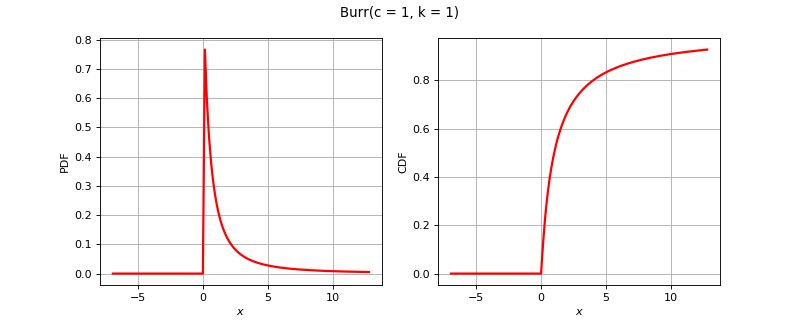

Python code for this plot:
import openturns as ot
from matplotlib import pyplot as plt
from openturns.viewer import View
if ot.Burr().__class__.__name__ == 'ComposedDistribution':
    correlation = ot.CorrelationMatrix(2)
    correlation[1, 0] = 0.25
    aCopula = ot.NormalCopula(correlation)
    marginals = [ot.Normal(1.0, 2.0), ot.Normal(2.0, 3.0)]
    distribution = ot.ComposedDistribution(marginals, aCopula)
elif ot.Burr().__class__.__name__ == 'CumulativeDistributionNetwork':
    distribution = ot.CumulativeDistributionNetwork([ot.Normal(2),ot.Dirichlet([0.5, 1.0, 1.5])], ot.BipartiteGraph([[0,1], [0,1]]))
elif ot.Burr().__class__.__name__ == 'Histogram':
    distribution = ot.Histogram([-1.0, 0.5, 1.0, 2.0], [0.45, 0.4, 0.15])
else:
    distribution = ot.Burr()
dimension = distribution.getDimension()
if dimension == 1:
    distribution.setDescription(['$x$'])
    pdf_graph = distribution.drawPDF()
    cdf_graph = distribution.drawCDF()
    fig = plt.figure(figsize=(10, 4))
    plt.suptitle(str(distribution))
    pdf_axis = fig.add_subplot(121)
    cdf_axis = fig.add_subplot(122)
    View(pdf_graph, figure=fig, axes=[pdf_axis], add_legend=False)
    View(cdf_graph, figure=fig, axes=[cdf_axis], add_legend=False)
elif dimension == 2:
    distribution.setDescription(['$x_1$', '$x_2$'])
    pdf_graph = distribution.drawPDF()
    fig = plt.figure(figsize=(10, 5))
    plt.suptitle(str(distribution))
    pdf_axis = fig.add_subplot(111)
    View(pdf_graph, figure=fig, axes=[pdf_axis], add_legend=False)
